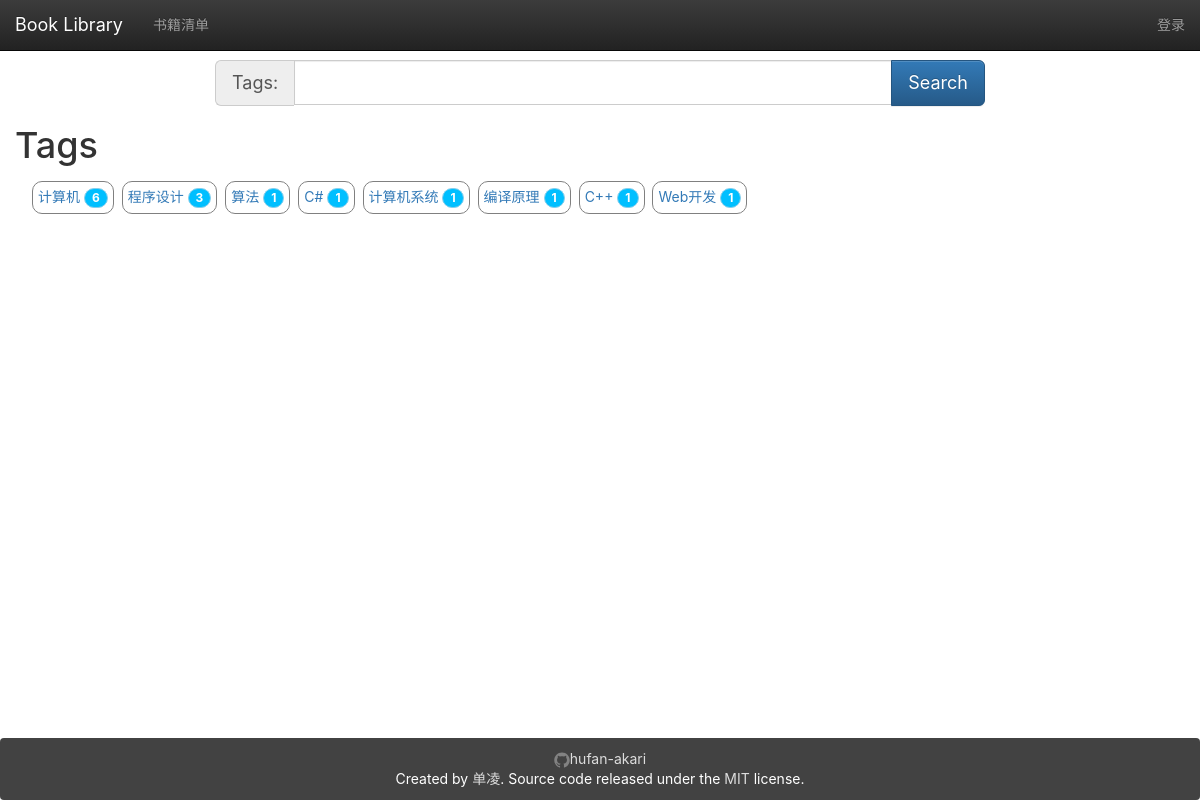
/books/tags/, run on the app's committed database.
### app/models.py (models this page shows, shortened)
class Tag(db.Model):
    __tablename__ = 'tags'
    id = db.Column(db.Integer, primary_key=True)
    name = db.Column(db.String)
    books = db.relationship('Book',
                            secondary=book_tag,
                            backref=db.backref('tags', lazy='dynamic'),
                            lazy='dynamic')

### app/main/book/views.py (the view, shortened to what this page needs)
@book.route('/tags/')
def tags():
    search_tags = request.args.get('search', None)
    page = request.args.get('page', 1, type=int)
    the_tags = Tag.query.outerjoin(book_tag).group_by(book_tag.c.tag_id).order_by(
        db.func.count(book_tag.c.book_id).desc()).limit(30).all()
    search_form = SearchForm()
    search_form.search.data = search_tags
    data = None
    pagination = None
    return render_template('book_tag.html', tags=the_tags, title='Tags', search_form=search_form, books=data,
                           pagination=pagination)

### app/main/book/forms.py
class SearchForm(FlaskForm):
    search = StringField(validators=[DataRequired()])
    submit = SubmitField(u"搜索")

### app/main/index/views.py (called while the page is built)
@main.app_context_processor
def inject_permissions():
    return dict(Permission=Permission)

### app/main/book/templates/book_tag.html (shortened to what this page needs)
{% extends "base.html" %}
{% from "bootstrap/pagination.html" import render_pagination %}
{% block styles %}
    {{ super() }}
    <link href="{{ url_for('static',filename='css/bootstrap-tokenfield.css') }}" rel="stylesheet"/>
{% endblock %}
{% block mycontent %}
    <div class="row">
        <div class="col-sm-8 col-sm-offset-2">
            <form class="form form-horizontal" method="get">
                <div class="input-group  input-group-lg">
                    <span class="input-group-addon">Tags:</span>
                <span class="input-group-btn">
                    <input class="btn btn-primary" id="submit" name="submit" type="submit" value="Search">
                </span>
                </div>
            </form>
        </div>
    </div>
    <h1>{{ title }}</h1>
    {% if tags %}
        <div class="container-fluid">
            {% for tag in tags %}
                <a class="tag line-wrap" href="?search={{ tag.name|urlencode }}">{{ tag.name }} <span
                        class="badge">{{ tag.books.count() }}</span></a>
            {% endfor %}
        </div>
    {% endif %}
{%- endblock -%}

### app/static/css/main.css (style rules this page uses)
html, body { height: 100%; width: 100%; margin: 0; padding: 0; }
.Site { display: -webkit-box; display: -moz-box; display: -ms-flexbox; display: -webkit-flex; display: flex; flex-direction: column; }
.line-wrap { display: inline-block; }
html, body, main { font-family: -apple-system, "Helvetica Neue", Helvetica, Arial, sans-serif; }
.tag { border: gray solid 1px; border-radius: 1rem; padding: 0.5rem; display: inline-block; vertical-align: middle; -webkit-transform: translateZ(0); transform: translateZ(0); box-shadow: 0 0 1px rgba(0, 0, 0, 0); -webkit-backface-visibility: hidden; backface-visibility: hidden; -moz-osx-font-smoothing: grayscale; -webkit-transition-duration: 0.3s; transition-duration: 0.3s; -webkit-transition-property: box-shadow; transition-property: box-shadow; }
.badge { color: white; background-color: deepskyblue; border: skyblue solid 1px; border-radius: 1rem; }

### app/main/book/templates/book_tag.html (style rules this page uses)
.tag { margin: .5rem 2px; }

### data on the page
Tag: name "计算机", books.count "6"
Tag: name "程序设计", books.count "3"
Tag: name "算法", books.count "1"
Tag: name "C#", books.count "1"
Tag: name "计算机系统", books.count "1"
Tag: name "编译原理", books.count "1"
Tag: name "C++", books.count "1"
Tag: name "Web开发", books.count "1"

### other printed values
{{ title }} "Tags"
